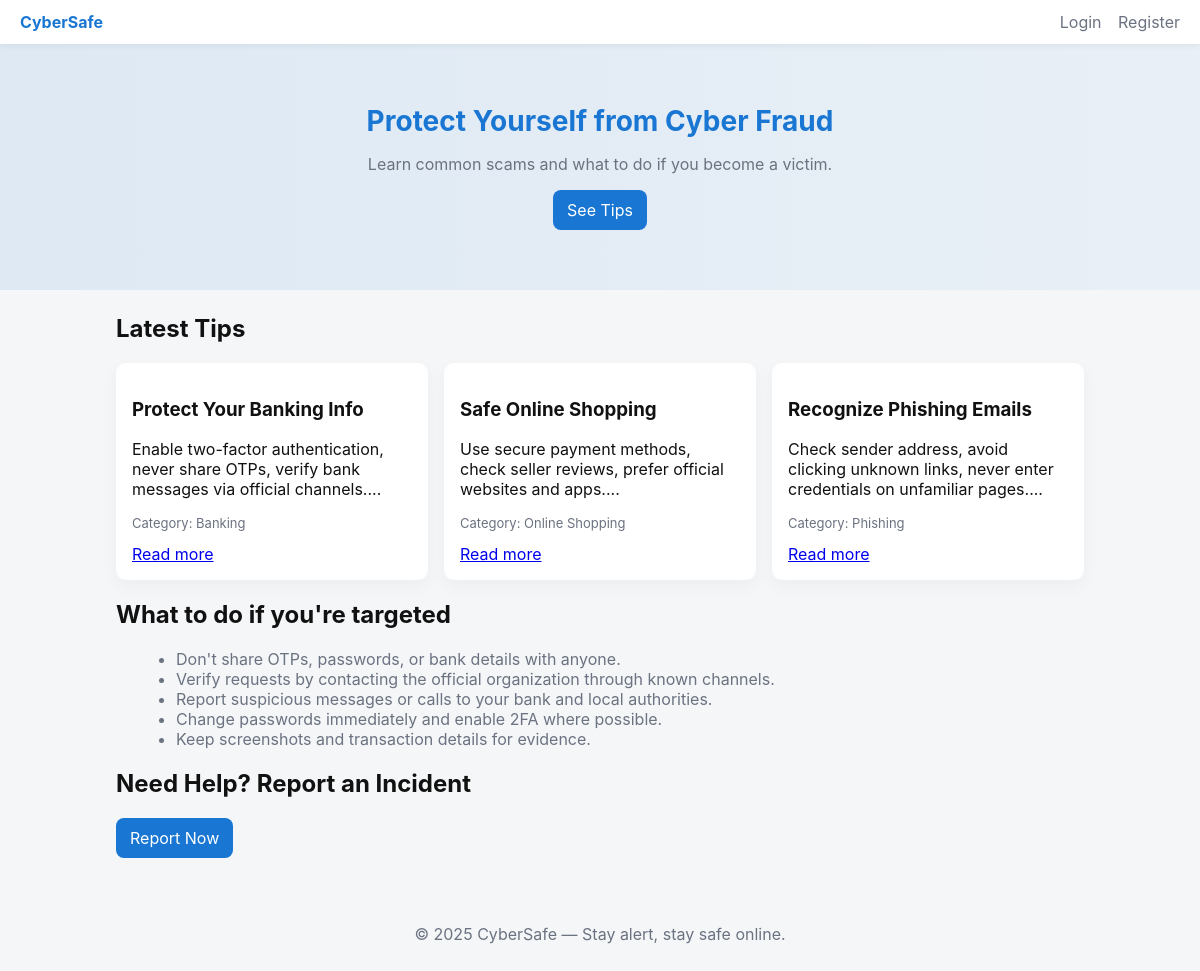
The page / on the database its author committed.
### tables this page shows
CREATE TABLE IF NOT EXISTS tips (
    id INT AUTO_INCREMENT PRIMARY KEY,
    title VARCHAR(255),
    category VARCHAR(100),
    content TEXT,
    created_at DATETIME DEFAULT CURRENT_TIMESTAMP
);

### index.php (the view, shortened to what this page needs)
<?php
include 'config.php';
$tips = $conn->query("SELECT * FROM tips ORDER BY id DESC");
?>
<!DOCTYPE html>
<html lang="en">
<head>
    <link rel="stylesheet" href="style.css">
</head>
<body>
    <nav class="nav">
        <div class="brand">CyberSafe</div>
        <div>
            <?php if(isset($_SESSION['user'])): ?>
                <a href="dashboard.php">Dashboard</a>
                <a href="logout.php">Logout</a>
            <?php else: ?>
                <a href="login.php">Login</a>
                <a href="register.php">Register</a>
            <?php endif; ?>
        </div>
    </nav>
    <header class="hero">
        <h1>Protect Yourself from Cyber Fraud</h1>
        <p>Learn common scams and what to do if you become a victim.</p>
        <a class="btn" href="#tips">See Tips</a>
    </header>
    <main class="container">
        <section id="tips">
            <h2>Latest Tips</h2>
            <div class="grid">
                <?php while($tip = $tips->fetch_assoc()): ?>
                <article class="card">
                    <h3><?= htmlspecialchars($tip['title']); ?></h3>
                    <p><?= nl2br(htmlspecialchars(substr($tip['content'],0,300))); ?>...</p>
                    <p class="meta">Category: <?= htmlspecialchars($tip['category']); ?></p>
                    <a class="small" href="view_tip.php?id=<?= $tip['id']; ?>">Read more</a>
                </article>
                <?php endwhile; ?>
            </div>
        </section>
        <section>
            <h2>What to do if you're targeted</h2>
            <ul class="advice">
                <li>Don't share OTPs, passwords, or bank details with anyone.</li>
                <li>Verify requests by contacting the official organization through known channels.</li>
                <li>Report suspicious messages or calls to your bank and local authorities.</li>
                <li>Change passwords immediately and enable 2FA where possible.</li>
                <li>Keep screenshots and transaction details for evidence.</li>
            </ul>
        </section>
        <section>
            <h2>Need Help? Report an Incident</h2>
            <p><a class="btn" href="report.php">Report Now</a></p>
        </section>
    </main>
    <footer class="footer">
        <p>© <?= date('Y'); ?> CyberSafe — Stay alert, stay safe online.</p>
    </footer>
</body>
</html>

### style.css (style rules this page uses)
:root { --accent:#1976d2;--muted:#6b7280;--bg:#f4f6f8 }
* { box-sizing:border-box }
body { font-family:Inter,system-ui,Arial,sans-serif;background:var(--bg);margin:0;color:#111 }
.nav { display:flex;justify-content:space-between;align-items:center;padding:12px 20px;background:#fff;box-shadow:0 2px 6px rgba(0,0,0,0.06) }
.nav .brand { font-weight:700;color:var(--accent) }
.nav a { margin-left:12px;color:var(--muted);text-decoration:none }
.hero { padding:60px 20px;text-align:center;background:linear-gradient(90deg,rgba(25,118,210,0.1),rgba(25,118,210,0.05)); }
.hero h1 { margin:0;font-size:28px;color:var(--accent) }
.hero p { color:var(--muted) }
.btn { display:inline-block;background:var(--accent);color:#fff;padding:10px 14px;border-radius:8px;text-decoration:none;border:none;cursor:pointer }
.container { max-width:1000px;margin:24px auto;padding:0 16px }
.grid { display:grid;grid-template-columns:repeat(auto-fill,minmax(280px,1fr));gap:16px }
.card { background:#fff;padding:16px;border-radius:10px;box-shadow:0 6px 18px rgba(0,0,0,0.04) }
.meta { color:var(--muted);font-size:13px }
.advice { list-style:disc;margin-left:20px;color:var(--muted) }
footer.footer { text-align:center;padding:20px;color:var(--muted);margin-top:30px }

### rows shown on the page
tips: title "Protect Your Banking Info", content "Enable two-factor authentication, never share OTPs, verify bank messages via official channels.", category "Banking"
tips: title "Safe Online Shopping", content "Use secure payment methods, check seller reviews, prefer official websites and apps.", category "Online Shopping"
tips: title "Recognize Phishing Emails", content "Check sender address, avoid clicking unknown links, never enter credentials on unfamiliar pages.", category "Phishing"
